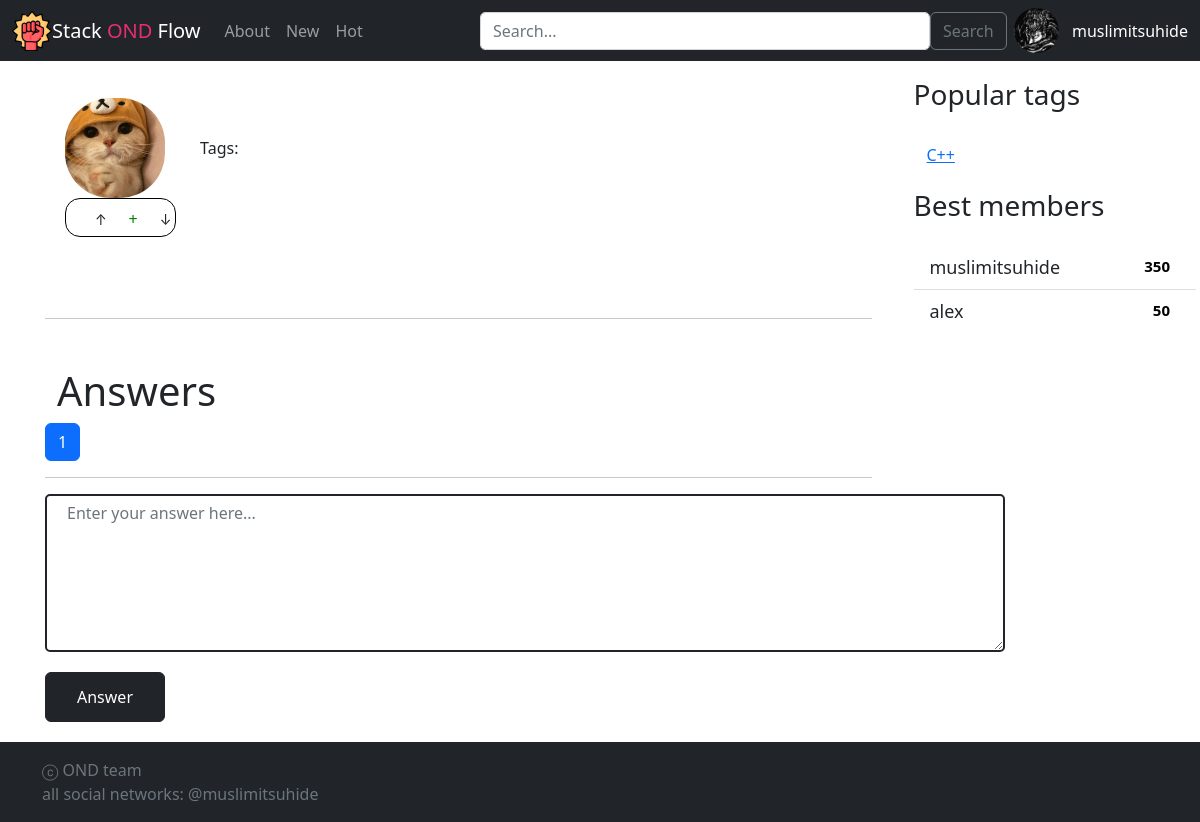
Page /question/3 on the earlier database version.
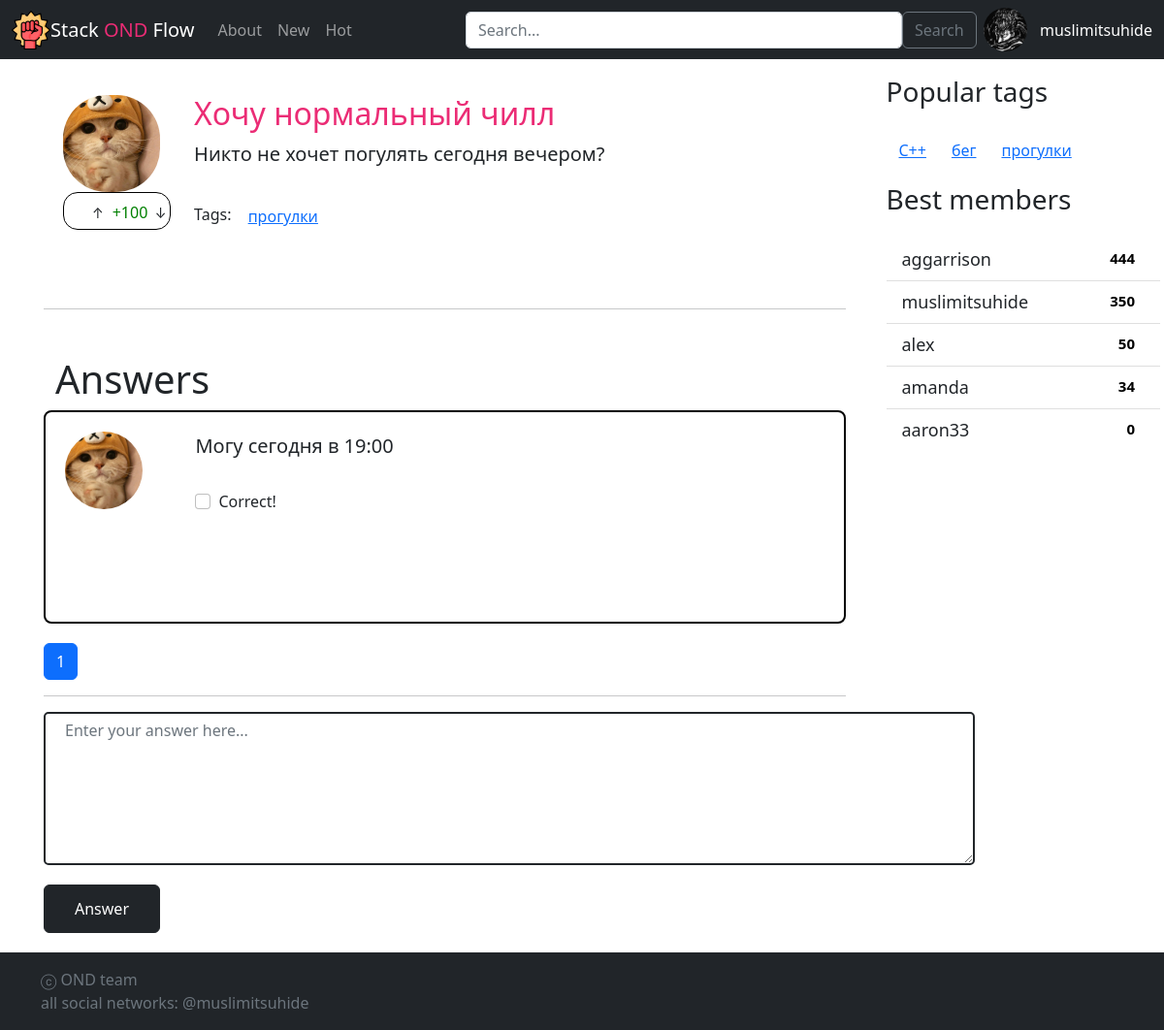
Same page on the later database version.
### askme/models.py (models this page shows, shortened)
class Tag(models.Model):
    title = models.CharField(max_length=20)
    objects = TagManager()

class Profile(models.Model):
    user = models.OneToOneField(User, on_delete=models.PROTECT)
    avatar = models.ImageField(upload_to='static/img/avatar', blank=True, null=True)
    name = models.CharField(max_length=255)
    rating = models.IntegerField(default=0)
    objects = ProfileManager()
    class Meta:
        app_label = 'askme'

class Question(models.Model):
    title = models.CharField(max_length=20)
    content = models.TextField(blank=True)
    create_date = models.DateTimeField(auto_now_add=True)
    rating = models.IntegerField(default=0)
    author = models.ForeignKey('Profile', on_delete=models.CASCADE, related_name='questions')
    tags = models.ManyToManyField('Tag', blank=True, related_name='questions')
    objects = QuestionManager()

class Answer(models.Model):
    content = models.TextField()
    create_date = models.DateTimeField(auto_now_add=True)
    author = models.ForeignKey('Profile', on_delete=models.CASCADE, related_name='answers')
    question = models.ForeignKey('Question', default=0, on_delete=models.CASCADE, related_name='answers')
    is_correct = models.BooleanField(default=False)
    objects = AnswerManager()

### askme/views.py (the view)
# urls.py: path('question/<int:question_id>', views.question, name='question'),
def question(request, question_id: int):
    try:
        question = models.Question.objects.get_question(question_id)
        answers = models.Answer.objects.get_by_question(question_id)
        page_obj = paginate(answers, request, 3)
        context = {'question': question, 'page_obj':page_obj}
        sidebar_content(context)
    except:
        raise Http404("Question does not exist")
    return render(request, 'question.html', context)

### askme/models.py (called while the page is built)
    def get_top5(self):
        return self.order_by('-rating')[:5]

    def get_top5(self):
        return self.annotate(count=Count('questions')).order_by('-count')[:5]

    def get_by_question(self, current_question):
        return self.filter(question=current_question)

    def get_question(self, qid):
        try:
            q = self.get(pk=qid)
        except:
            return None
        return q

### askme/views.py (called while the page is built)
def paginate(objects_list, request, per_page=3):
    paginator = Paginator(objects_list, per_page)
    try:
        limit = int(request.GET.get('page', 10))
    except ValueError:
        limit = 10
    if limit > 10:
        limit = 10
    try:
        page_number  = int(request.GET.get('page', 1))
    except ValueError:
        raise Http404
    return paginator.get_page(page_number)

def sidebar_content(context):
    context['top_tags'] = models.Tag.objects.get_top5()
    context['top_users'] = models.Profile.objects.get_top5()

### templates/question.html (shortened to what this page needs)
{% extends "inc/base.html" %}
{% load static %}
{% block content %}
  <div class="open-question">
      <div class="row">
          <div class="col-2">
              <div class="open-question-avatar">
                <img src= "{% static "img/avatar1.jpeg" %}" />
              </div>
              <div class="question-rating">
                <div class="question-rating-arrows">
                  <div class="btn btn-sm question-rating-arrow-up">↑</div>
                  <div class="question-rating-amount success">+{{question.rating}}</div>
                  <div class="btn btn-sm question-rating-arrow-down">↓</div>
                </div>
              </div>
          </div>
          <div class="col-9">
              <div class="row question-header">
                <h2><a href="../templates/question.html">{{question.title}}</a></h2>
              </div>
                <div class="open-question-text">
                  {{question.content}}
                </div>
                <div class="row">
                    <div class="col-6">
                        Tags:
                        {% for tag in question.tags.all %}
                          <div class="tag btn"><a href="{% url "tag" tag.id %}">{{tag.title}}</a></div>
                        {% endfor %}
                    </div>
                </div>
          </div>
      </div>
  </div>
  <hr>
  <div class="container">
      <h1 class="mt-5">Answers</h1>
  </div>
  <div class="answer-section">
    {% for answer in page_obj %}
      {% include "inc/answer.html" %}
    {% endfor %}
  </div>
  {% include "inc/paginator.html" %}
<hr>
<form class="new-answer">
  <div class="form-group form-group-flex">
    <textarea class="form-control question-form" id="questionText" placeholder="Enter your answer here..." rows="6"></textarea>
  </div>
  <button type="submit" class="btn btn-dark answer-button">Answer</button>
</form>
{% endblock content %}

### templates/inc/base.html (shortened to what this page needs)
{% load static %}
<!doctype html>
<html lang="en" class="h-100">
  <head>
    <link rel="stylesheet" href="{% static "css/bootstrap.css" %}">
    <link rel="stylesheet" href="{% static "css/style.css" %}">
  </head>
  <body class="d-flex flex-column h-100">
    {% include "inc/header.html" %}
    <br><br>
    <main class="flex-shrink-0">
      <div class="container">
        <div class="row">
          <div class="col-9 page-body">
            {% block content %}{% endblock content %}
          </div>
            {% include "inc/sidebar.html" %}
        </div>
      </div>
    </main>
    {%include "inc/footer.html"%}
  </body>
</html>

### templates/inc/header.html (shortened to what this page needs)
{% load static %}
<header>
    <nav class="navbar navbar-expand-md navbar-dark fixed-top bg-dark">
      <div class="container-fluid">
        <div class="logo">
          <a href="{% url "index" %}"><img src="{% static "/img/head_logo.png" %}" alt=""></a>
        </div>
        <a class="navbar-brand" href="{% url "index" %}">Stack <span class="bold">OND</span> Flow</a>
        <div class="collapse navbar-collapse" id="navbarCollapse">
          <ul class="navbar-nav me-auto mb-2 mb-md-0">
            <li class="nav-item">
              <a class="nav-link" href="#">About</a>
            </li>
            <li class="nav-item">
              <a class="nav-link" href="{% url "ask" %}">New</a>
            </li>
            <li class="nav-item">
              <a class="nav-link" aria-current="page" href="{% url "index" %}">Hot</a>
            </li>
          </ul>
          <form class="d-flex header-search" role="search">
            <input class="form-control" type="search" placeholder="Search..." aria-label="Search">
            <button class="btn btn-outline-secondary" type="submit">Search</button>
          </form>
          <div class="avatar header-avatar"><a href="{% url "login" %}"><img src="{% static "/img/main_avatar.jpeg"%}" alt=""></a></div>
          <div class="header-account-link"><a href="{% url "login" %}">muslimitsuhide</a></div>
        </div>
      </div>
    </nav>
  </header>

### templates/inc/answer.html (shortened to what this page needs)
{% load static %}
<div class="answer">
    <div class="row">
      <div class="col-2">
            <div class="question-avatar">
              <img src="{% static "img/avatar1.jpeg" %}" alt="">
            </div>
      </div>
      <div class="col-9">
        <div class="open-question-text">
            {{answer.content}}
        </div>
        <div class="ans-status">
          <div class="form-check">
              <input class="form-check-input check-right" type="checkbox" value="" id="isRirghtAns">
              <label class="form-check-label" for="isRightAns">Correct!</label>
          </div>
        </div>
      </div>
  </div>
</div>

### templates/inc/paginator.html (shortened to what this page needs)
<nav aria-label="Page navigation example">
  <ul class="pagination">
        <li class="page-item active"><a class="page-link" href="#">
            <span class="current">{{ page_obj.number }}</span>
        </a></li>
  </ul>
</nav>

### templates/inc/sidebar.html
<div class="col-3 sidebar">
    <div class="sidebar-block sidebar-tags">
      <div class="row sidebar-header">
        <h3>Popular tags<h3>
      </div>
      <div class="sidebar-content">
        {% for tag in top_tags %}
          <li class="btn"><a href="{% url "tag" tag=tag.title %}">{{tag.title}}</a></li>
        {% endfor %}
      </div>
    </div>
    <div class="sidebar-block sidebar-users">
      <div class="row sidebar-header">
        <h3>Best members<h3>
      </div>
      <div class="sidebar-content">
        <ul class="list-group list-group-flush">
          {% for user in top_users %}
            <div class="list-group-item sidebar-user">
              <a href="#" class="sidebar-user-name">{{user.name}}</a>
              <span class="badge badge-primary badge-pill">{{user.rating}}</span>
            </div>
          {% endfor %}
        </ul>
      </div>
    </div>

### templates/inc/footer.html
<footer class="footer mt-auto py-3 bg-dark">
    <div class="container">
      <span class="text-muted"> ⓒ OND team</span><br>
      <span class="text-muted">all social networks: @muslimitsuhide</span><br>
    </div>
  </footer>

### static/css/style.css (style rules this page uses)
.logo { width: 40px; height: 40px; overflow: hidden; }
.logo img { height: 40px; width:40px; }
.nav-item { height: 40px; }
.header-search { position:absolute; left:40%; }
.header-avatar { width: 45px; height: 45px; margin-right: 13px; }
.avatar img { width: 100%; height: 100%; border-radius: 25px; }
.header-account-link a { color:white; text-decoration: none; }
.form-control { width: 450px; border-radius: 5px; }
main > .container { padding: 30px 15px 0; }
.answer { height: 220px; border: 2px solid black; border-radius: 8px; padding: 20px; margin-bottom: 20px; }
.open-question { height: 220px; border-radius: 8px; padding: 20px; margin-bottom: 20px; }
.new-answer { width: 980px; }
.answer-button { margin-bottom: 20px; height: 50px; width: 120px; }
.question-form { border: 2px solid #212529; margin: 0px 20px 20px 0px; padding: 5px 20px; width: 100%; }
.form-group-flex { margin: 5px 0px 0px 0px; display: flex; justify-content: space-between; align-items: flex-start; width: 100%; }
.question-header a { color: rgb(235, 44, 117); text-decoration: none; font-weight: 300; }
.question-avatar { height: 80px; width: 80px; }
.question-avatar > img { height: 100%; width: 100%; object-fit: cover; border-radius: 45px; }
.open-question-avatar { height: 100px; width: 100px; }
.open-question-avatar > img { height: 100%; width: 100%; object-fit: cover; border-radius: 45px; }
.question-rating { display: flex; align-items: center; border: 1px solid #000; border-radius: 15px; }
.question-rating-arrows { display: flex; margin: 5px 5px 1px 20px; }
.question-rating-amount { width: 35px; margin-top: 3px; text-align: center; }
.open-question-text { font-size: 20px; margin-bottom: 30px; }
.sidebar { padding: 0px 15px 0px 30px; margin: 0px 0px 15px 0px; }
.sidebar-block { margin-bottom: 15px; }
.sidebar-header { font-size: 22px; font-weight: 500; margin-bottom: 8px; }
.sidebar-content { font-size: 18px; flex-wrap: wrap; display: flex; }
.list-group-item .badge { color: black; margin-left: 5px; }
.sidebar-user a { color: #212529; text-decoration: none; }
.sidebar-user .badge { font-size: 15px; }
.sidebar-user-name { width: 200px; }
.sidebar-user { display: flex; justify-content: space-between; }
.bold { color: rgb(235, 44, 117); }
.success { color: green; }

Differences in the rows shown:
added Question: rating "100", title "Хочу нормальный чилл", content "Никто не хочет погулять сегодня вечером?"
added Tag: title "прогулки"
added Answer: content "Могу сегодня в 19:00"
added Tag: title "бег", shown under "Popular tags"
added Profile: name "aggarrison", rating "444"
added Profile: name "amanda", rating "34"
added Profile: name "aaron33", rating "0"
